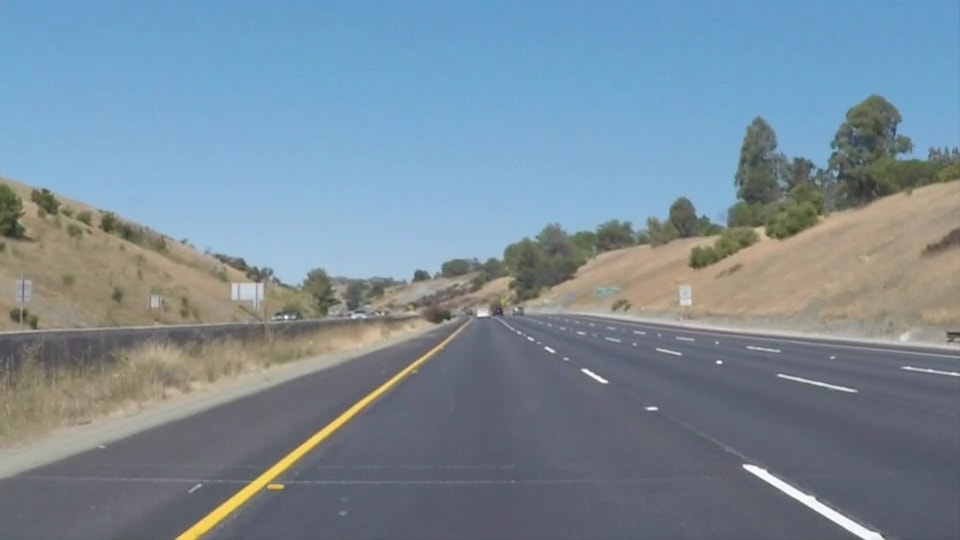
#> input picture test_images/whiteCarLaneSwitch.jpg, 960 x 540 px
$ jupyter execute Project1_Report_Detailed.ipynb   (shell and % lines are left out)
#> lines starting #> are read from the running program, lines starting #| are printed output that depends on the picture; after the words box and inside, x2 and y2 are one past the last pixel; in counts of white or black regions, pixels touching at a corner belong together
[cell 1]
### Helper Function Section
### This section includes the helper functions, which are introduced during lecture and in code template
### draw_lines() function is defined in this section.
### Descriptions for the other functions are left unchanged.

### Import the libraries
import matplotlib.pyplot as plt
import matplotlib.image as mpimg
import numpy as np
import cv2
import math
from scipy.optimize import curve_fit

def grayscale(img):
    return cv2.cvtColor(img, cv2.COLOR_RGB2GRAY)
    # Or use BGR2GRAY if you read an image with cv2.imread()
    # return cv2.cvtColor(img, cv2.COLOR_BGR2GRAY)

def canny(img, low_threshold, high_threshold):
    return cv2.Canny(img, low_threshold, high_threshold)

def gaussian_blur(img, kernel_size):
    return cv2.GaussianBlur(img, (kernel_size, kernel_size), 0)

def region_of_interest(img, vertices):
    #defining a blank mask to start with
    mask = np.zeros_like(img)

    #defining a 3 channel or 1 channel color to fill the mask with depending on the input image
    if len(img.shape) > 2:
        channel_count = img.shape[2]  # i.e. 3 or 4 depending on your image
        ignore_mask_color = (255,) * channel_count
    else:
        ignore_mask_color = 255

    #filling pixels inside the polygon defined by "vertices" with the fill color
    cv2.fillPoly(mask, vertices, ignore_mask_color)

    #returning the image only where mask pixels are nonzero
    masked_image = cv2.bitwise_and(img, mask)
    return masked_image


# [113 lines left out: functions draw_lines, hough_lines, not called in this run]

def weighted_img(img, initial_img, α=0.8, β=1., γ=0.):
    return cv2.addWeighted(initial_img, α, img, β, γ)

[cell 2]
# Test image
image = mpimg.imread('test_images/whiteCarLaneSwitch.jpg')
#> image is the input picture: shape (540, 960, 3); mean R, G, B 121.2, 139.4, 152.9
plt.imshow(image)
print("whiteCarLaneSwitch.jpg Test image")
plt.show()
# Grayscale and Gaussian Smoothing
gray = grayscale(image)
#> in grayscale, `return cv2.cvtColor(img, cv2.COLOR_RGB2GRAY)`:
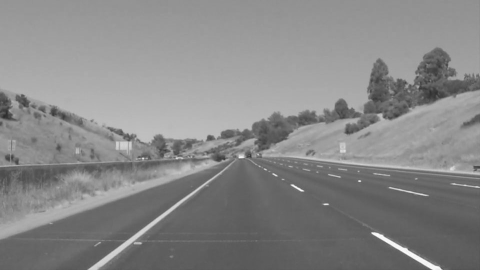
#> returned value: shape (540, 960) (shown at 1/2 size); min 42, max 255, mean 135.5
kernel_size = 5
blur_gray = gaussian_blur(gray, kernel_size)
plt.imshow(blur_gray, cmap='gray')
print("Grayscale & Gaussian Smoothing")

[cell 3]
# Canny Edge Detection
low_threshold = 50
high_threshold = 150
masked_edges = canny(blur_gray, low_threshold, high_threshold)
#> in canny, `return cv2.Canny(img, low_threshold, high_threshold)`:
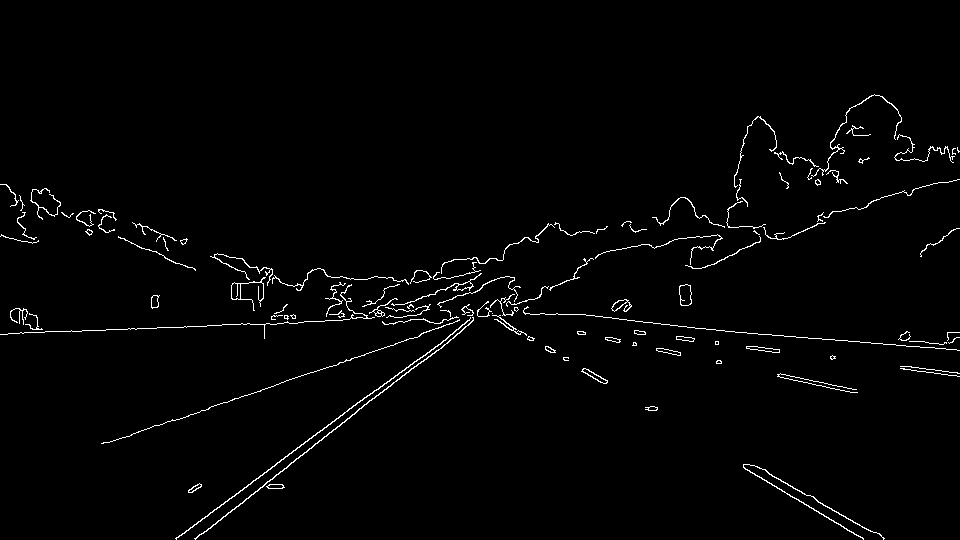
#> returned value: shape (540, 960); 1.7% white in thin lines or dots, all inside (x1, y1, x2, y2) = (0, 94, 960, 540)


# Region of interest
imshape = image.shape
xUpperLeft = 470
xUpperRight = 490
yUpper = 315
vertices = np.array([[(0,imshape[0]),(xUpperLeft, yUpper), (xUpperRight, yUpper), (imshape[1],imshape[0])]], dtype=np.int32)
masked_image = region_of_interest(masked_edges, vertices)
#> in region_of_interest, `cv2.fillPoly(mask, vertices, ignore_mask_color)`:
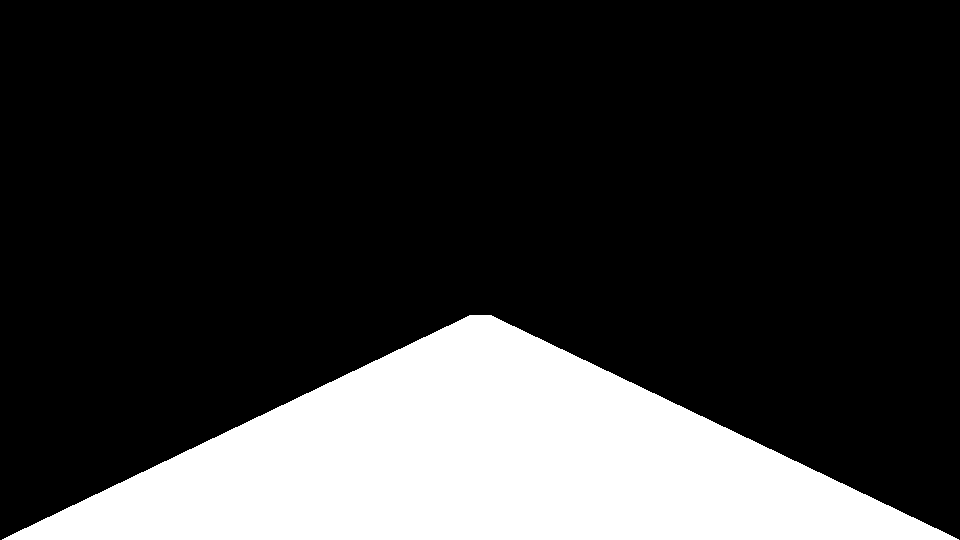
#> mask: shape (540, 960); 21.3% white; 1 white region, box (x1, y1, x2, y2) and area: (2, 315, 959, 540) 110269
#> in region_of_interest, `masked_image = cv2.bitwise_and(img, mask)`:
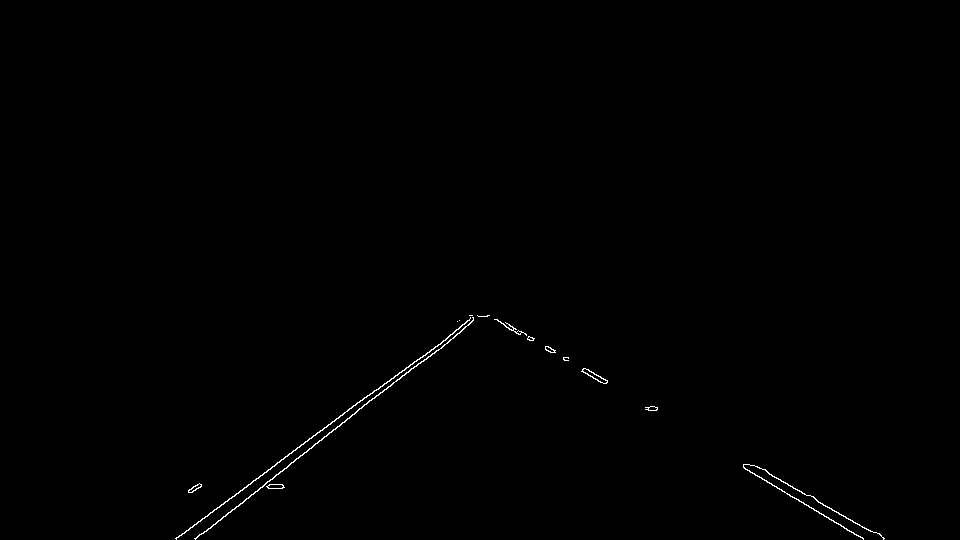
#> masked_image: shape (540, 960); 0.34% white in thin lines or dots, all inside (x1, y1, x2, y2) = (175, 315, 885, 540)
plt.imshow(masked_image, cmap='gray')
print("Canny Edge Detection & Region of Interest")

[cell 4]
# Hough Transformation and representation on the masked image
rho = 2
theta = 1*np.pi/180
threshold = 15
min_line_len = 20
max_line_gap = 25
lines = cv2.HoughLinesP(masked_image, rho, theta, threshold, np.array([]), minLineLength=min_line_len, maxLineGap=max_line_gap)
#> lines = 37 rows, first 6: [195, 539, 311, 448], [582, 371, 604, 383], [332, 421, 477, 315], [745, 469, 862, 537], [450, 339, 481, 316], [754, 465, 883, 539]
line_img = np.zeros((image.shape[0], image.shape[1], 3), dtype=np.uint8)
for line in lines:
    for x1,y1,x2,y2 in line:
        cv2.line(line_img,(x1,y1),(x2,y2),[255,0,0],2)
#> this loop made 37 passes
plt.imshow(line_img)
print("Hough Transformation")

[cell 5]
# draw_lines() function is called after Hough transformation.
# This function uses the output lines of Hough transformation.
# draw_lines() allows to create 2 solid lines for left and right lane lines by processing Hough transformation output

# Initialization
AllLines = []
MinSlope = 0.2  # Minimum slope value to select a line
MaxSlope = 2 # Maximum slope value to select a line
SlopeThd = 0.05 # Threshold for comparison with average slope

# AllLines is the variable which stores the slope information of all lines generated by Hough transfomration
for pltline in lines:
    for x1,y1,x2,y2 in pltline:
        plt.plot([x1, x2], [y1, y2])
        AllLines.extend([(y2-y1)/(x2-x1)])
#> this loop made 37 passes
#> after the loop, AllLines = 37 values, max 0.667 at index 17, min -0.919 at index 15, mean -0.242
LinePos = [i for i in AllLines if i > 0 and abs(i) > MinSlope and abs(i) < MaxSlope] # Lines with positive slope (expectdly right lane): Will be called as positive lines
#> LinePos = [0.545, 0.581, 0.574, 0.574, 0.555, 0.552, 0.667, 0.575, 0.576, 0.616, 0.443, 0.565]
LineNeg = [i for i in AllLines if i <= 0 and abs(i) > MinSlope and abs(i) < MaxSlope] # Lines with negative slope (expectdly left lane): Will be called as negative lines
#> LineNeg = [-0.784, -0.731, -0.742, -0.717, -0.733, -0.767, -0.68, -0.712, -0.895, -0.846, -0.919, -0.4, -0.71, -0.9, -0.605, -0.75, -0.895, -0.414, -0.646, -0.36, -0.731, -0.773]

# Finding (x,y) coordinates of the lines
# If the absolute difference between line slope and average slope is below a threshold, that line is eliminated.
if not len(LineNeg):
    NegLines = []
else:
    LineAbsNeg = sum(LineNeg)/len(LineNeg) # Average of negative lines slopes
#> LineAbsNeg = -0.714
    LineNegLim = [i for i in LineNeg if abs(i-LineAbsNeg) < SlopeThd] # Average slope comparison
#> LineNegLim = [-0.731, -0.742, -0.717, -0.733, -0.68, -0.712, -0.71, -0.75, -0.731]
    NegLines = [lines[AllLines.index(i)] for i in LineNegLim] # (x,y) coordinates of the negative lines
#> NegLines = [[[332, 421, 477, 315]], [[450, 339, 481, 316]], [[401, 376, 447, 343]], [[176, 537, 307, 441]], [[305, 441, 330, 424]], [[175, 538, 227, 501]], [[316, 433, 378, 389]], [[449, 335, 473, 317]], [[367, 402, 434, 353]]]

if not len(LinePos):
    PosLines = []
else:
    LineAbsPos = sum(LinePos)/len(LinePos) # Average of positive lines slopes
#> LineAbsPos = 0.569
    LinePosLim = [i for i in LinePos if abs(i-LineAbsPos) < SlopeThd] # Average slope comparison
#> LinePosLim = [0.545, 0.581, 0.574, 0.574, 0.555, 0.552, 0.575, 0.576, 0.616, 0.565]
    PosLines = [lines[AllLines.index(i)] for i in LinePosLim] # (x,y) coordinates of the positive lines
#> PosLines = [[[582, 371, 604, 383]], [[745, 469, 862, 537]], [[754, 465, 883, 539]], [[761, 468, 883, 538]], [[488, 315, 607, 381]], [[834, 522, 863, 538]], [[744, 468, 784, 491]], [[487, 315, 605, 383]], [[509, 324, 582, 369]], [[743, 467, 766, 480]]]

# X and Y points of the lines are separated.
# Since it is expected to have negative lines on the left side of the image (compared to middle), negative lines on the right side of the image are eliminated.
# Since it is expected to have positive lines on the right side of the image (compared to middle), positive lines on the left side of the image are eliminated.
xCurveDataNeg = np.array([])
yCurveDataNeg = np.array([])
if len(NegLines):
    for pltline in NegLines:
        for x1,y1,x2,y2 in pltline:
            plt.plot([x1, x2], [y1, y2],'*b')
            xCurveDataNeg = np.concatenate((xCurveDataNeg,np.array([x1, x2])))
            yCurveDataNeg = np.concatenate((yCurveDataNeg,np.array([y1, y2])))
#> this loop made 9 passes
    xLimNeg = image.shape[1]/2
    SearchIndexNeg = (xCurveDataNeg < xLimNeg)
    yCurveDataNeg = yCurveDataNeg[SearchIndexNeg] # X coordinates of negative lines
    xCurveDataNeg = xCurveDataNeg[SearchIndexNeg] # Y coordinates of negative lines

xCurveDataPos = np.array([])
yCurveDataPos = np.array([])
if len(PosLines):
    for pltline in PosLines:
        for x1,y1,x2,y2 in pltline:
            plt.plot([x1, x2], [y1, y2],'*r')
            xCurveDataPos = np.concatenate((xCurveDataPos,np.array([x1, x2])))
            yCurveDataPos = np.concatenate((yCurveDataPos,np.array([y1, y2])))
#> this loop made 10 passes
    xLimPos = image.shape[1]/2
    SearchIndexPos = (xCurveDataPos > xLimPos)
    yCurveDataPos = yCurveDataPos[SearchIndexPos] # X coordinates of positive lines
    xCurveDataPos = xCurveDataPos[SearchIndexPos] # Y coordinates of positive lines

print("Lines: Output of Hough Transformation")
print("Blue Stars: Negative Lines (x,y) coordiantes")
print("Red Stars: Positive Lines (x,y) coordiantes")
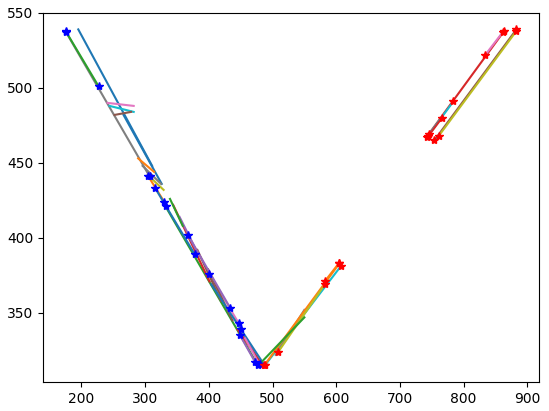
#> figure drawn by matplotlib, 1 panel

[cell 6]
# Definition of curve fit (line fit) function and inverse line fit function
def CurveFitFunc(x, a, b):
    return a * x + b
def CurveFitFuncInv(y, a, b):
    return (y-b) / a


if not yCurveDataNeg.any():
    LineNeg = []
else:
    popt, pcov = curve_fit(CurveFitFunc, xCurveDataNeg, yCurveDataNeg) # Line fit for X and Y coordiantes for negative lines
    yLimNeg = vertices[0][1][1] # Left upper corner Y position of region of interest
    yMax = image.shape[0] # Left lower corner Y position of region of interest
    xStartNeg = CurveFitFuncInv(yMax, *popt) # X position corresponding to left upper corner Y position using fitted line
    xEndNeg = CurveFitFuncInv(yLimNeg, *popt) # X position corresponding to left lower corner Y position using fitted line
    LineNeg = [xStartNeg,yMax,xEndNeg,yLimNeg] # Fitted Line for left side of the image
    LineNeg = [int(i) for i in LineNeg] # Fitted Line coordinates for left side of the image
plt.plot(xCurveDataNeg, CurveFitFunc(xCurveDataNeg, *popt), 'b-',)

if not yCurveDataPos.any():
    LinePos = []
else:
    popt, pcov = curve_fit(CurveFitFunc, xCurveDataPos, yCurveDataPos) # Line fit for X and Y coordiantes for positive lines
    yLimPos = vertices[0][2][1] # Right upper corner Y position of region of interest
    yMax = image.shape[0] # # Right lower corner Y position of region of interest
    xStartPos = CurveFitFuncInv(yMax, *popt) # X position corresponding to right upper corner Y position using fitted line
    xEndPos = CurveFitFuncInv(yLimPos, *popt) # X position corresponding to right lower corner Y position using fitted line
    LinePos = [xStartPos,yMax,xEndPos,yLimPos] # Fitted Line for right side of the image
    LinePos = [int(i) for i in LinePos] # Fitted Line coordinates for right side of the image
plt.plot(xCurveDataPos, CurveFitFunc(xCurveDataPos, *popt), 'r-',)

# Fitted lines with user defined color and thickness
LinesFit = np.array([[LineNeg],[LinePos]])
for pltline in LinesFit:
    for x1,y1,x2,y2 in pltline:
        plt.plot([x1, x2], [y1, y2],'k*')
if LinePos and LineNeg:
    for line in LinesFit:
        for x1,y1,x2,y2 in line:
            cv2.line(line_img,(x1,y1),(x2,y2),[255,0,0],2)
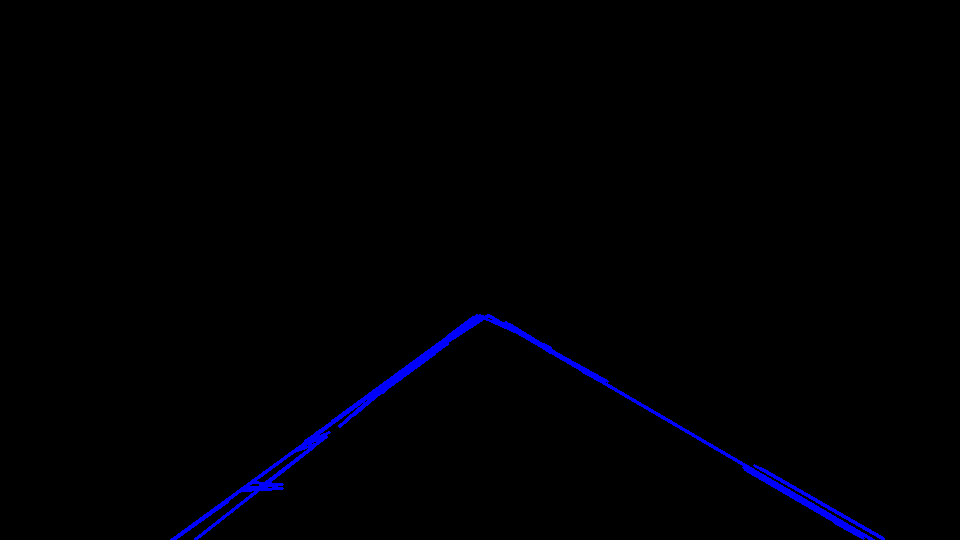
#> line_img: shape (540, 960, 3); mean of channels 0, 1, 2 3, 0, 0; drawn as B, G, R

print("Left and Right Lines After Line Fiting")
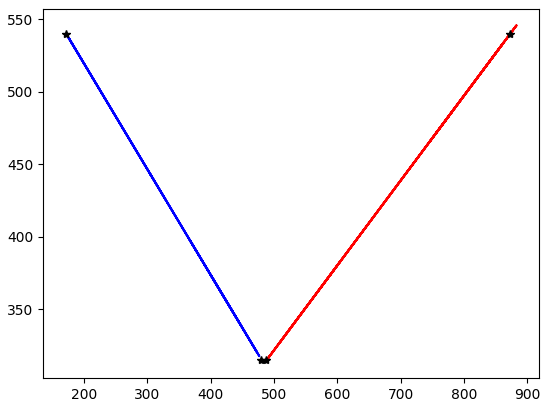
#> figure drawn by matplotlib, 1 panel

[cell 7]
# Representation of the detected lane lines on the image
result = weighted_img(line_img, image, α=0.8, β=1., γ=0.)
#> in weighted_img, `return cv2.addWeighted(initial_img, α, img, β, γ)`:
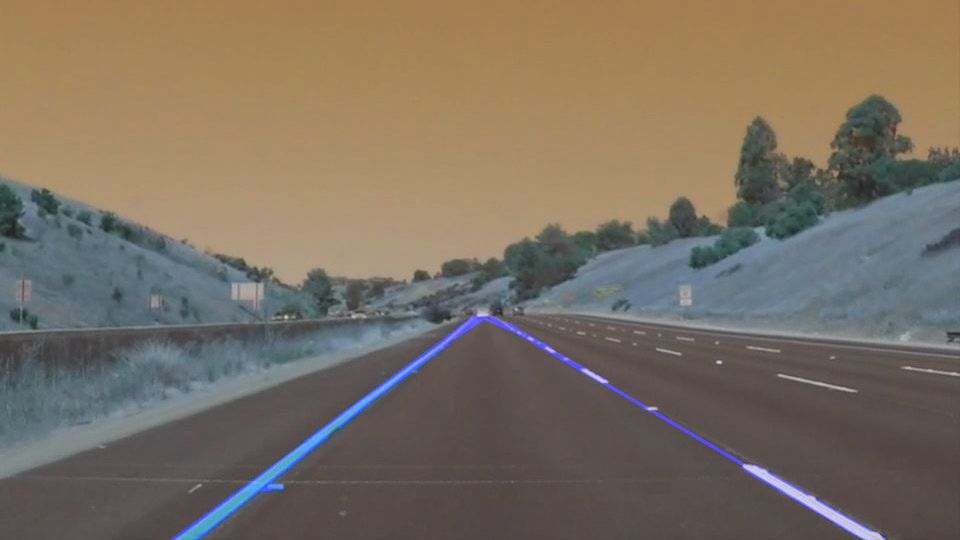
#> returned value: shape (540, 960, 3); mean of channels 0, 1, 2 98.4, 111.5, 122.3; drawn as B, G, R

$ run again, with test_images/solidWhiteCurve.jpg copied over test_images/whiteCarLaneSwitch.jpg
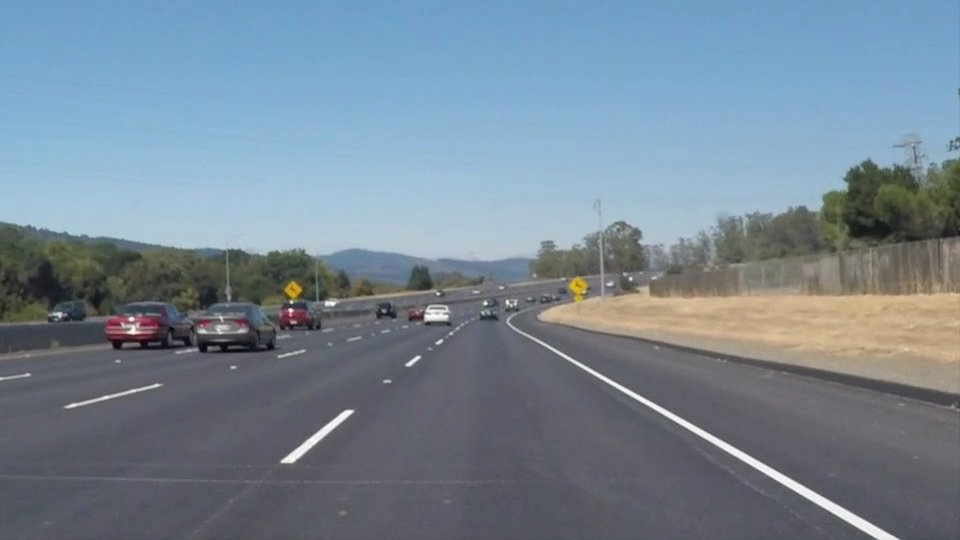
#> input picture test_images/solidWhiteCurve.jpg, 960 x 540 px
#> image is the input picture: shape (540, 960, 3); mean R, G, B 118.5, 134.5, 148.1
#> mask: shape (540, 960); 21.3% white; 1 white region, box (x1, y1, x2, y2) and area: (2, 315, 959, 540) 110269
#> in region_of_interest, `masked_image = cv2.bitwise_and(img, mask)`:
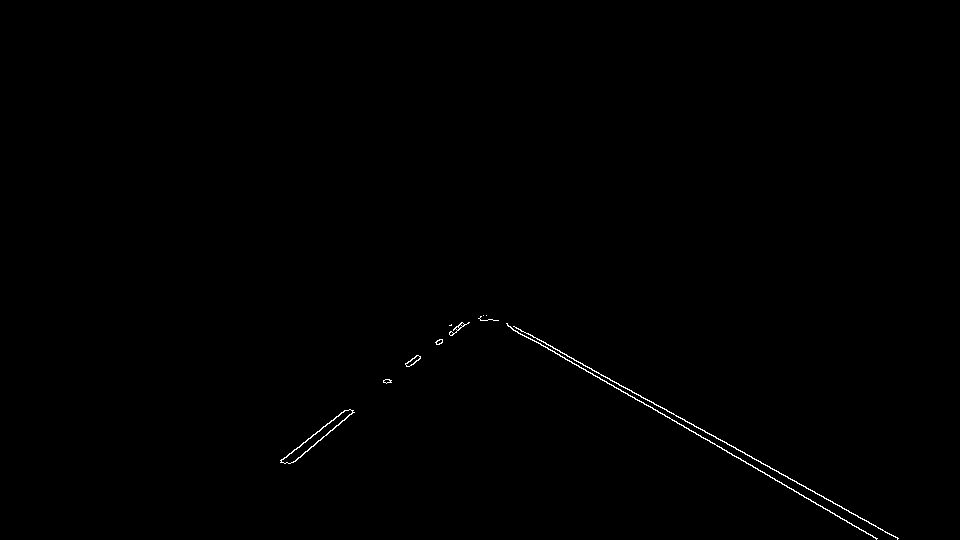
#> masked_image: shape (540, 960); 0.31% white in thin lines or dots, all inside (x1, y1, x2, y2) = (280, 315, 899, 540)
#> lines = 18 rows, first 6: [507, 324, 877, 538], [514, 326, 897, 538], [294, 449, 345, 410], [292, 462, 352, 412], [386, 383, 468, 322], [629, 389, 898, 538]
#> the loop `for line in lines:` made 18 passes
#> the loop `for pltline in lines:` made 18 passes
#> after the loop `for pltline in lines:`: AllLines = [0.578, 0.554, -0.765, -0.833, -0.744, 0.554, -0.811, 0.577, -0.705, -0.7, 0.583, 0.569, -0.913, -0.156, -0.75, -0.75, -0.826, -0.87]
#> `LinePos = [i for i in AllLines if i > 0 and abs(i) > MinSlope and abs(..`: LinePos = [0.578, 0.554, 0.554, 0.577, 0.583, 0.569]
#> `LineNeg = [i for i in AllLines if i <= 0 and abs(i) > MinSlope and abs..`: LineNeg = [-0.765, -0.833, -0.744, -0.811, -0.705, -0.7, -0.913, -0.75, -0.75, -0.826, -0.87]
#> LineAbsNeg = -0.788
#> LineNegLim = [-0.765, -0.833, -0.744, -0.811, -0.75, -0.75, -0.826]
#> NegLines = [[[294, 449, 345, 410]], [[292, 462, 352, 412]], [[386, 383, 468, 322]], [[387, 382, 461, 322]], [[301, 444, 321, 429]], [[301, 444, 321, 429]], [[441, 343, 464, 324]]]
#> LineAbsPos = 0.569
#> LinePosLim = [0.578, 0.554, 0.554, 0.577, 0.583, 0.569]
#> PosLines = [[[507, 324, 877, 538]], [[514, 326, 897, 538]], [[629, 389, 898, 538]], [[592, 373, 793, 489]], [[498, 320, 534, 341]], [[811, 501, 876, 538]]]
#> the loop `for pltline in NegLines:` made 7 passes
#> the loop `for pltline in PosLines:` made 6 passes
#> in weighted_img, `return cv2.addWeighted(initial_img, α, img, β, γ)`:
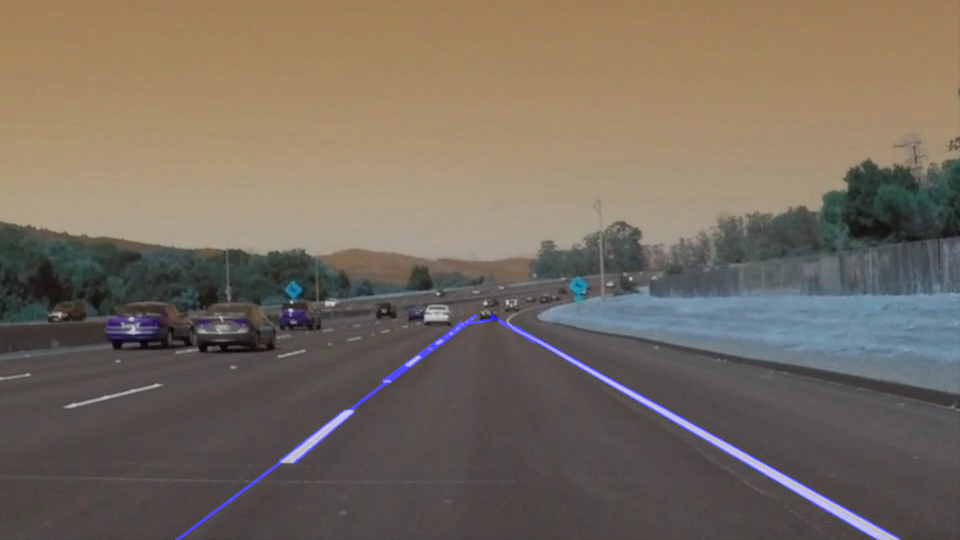
#> returned value: shape (540, 960, 3); mean of channels 0, 1, 2 96.2, 107.6, 118.5; drawn as B, G, R
